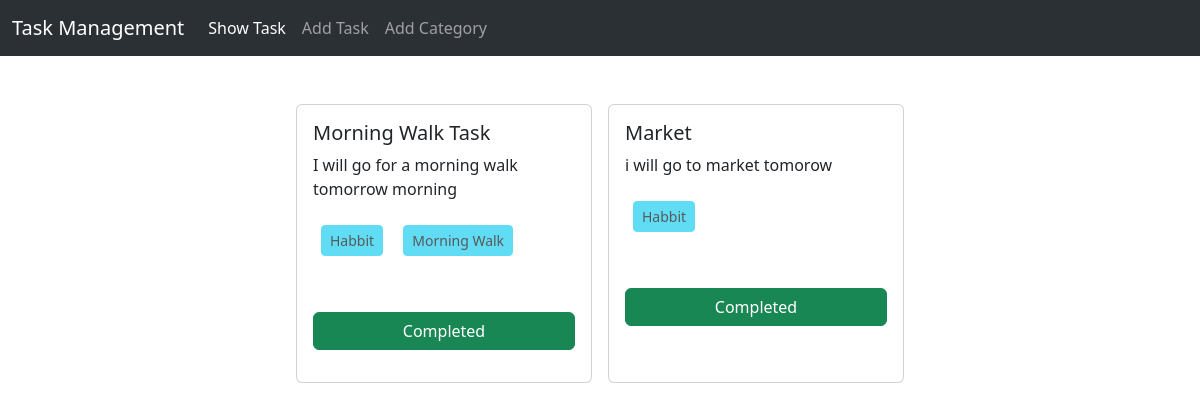
Before: / with the older database file.
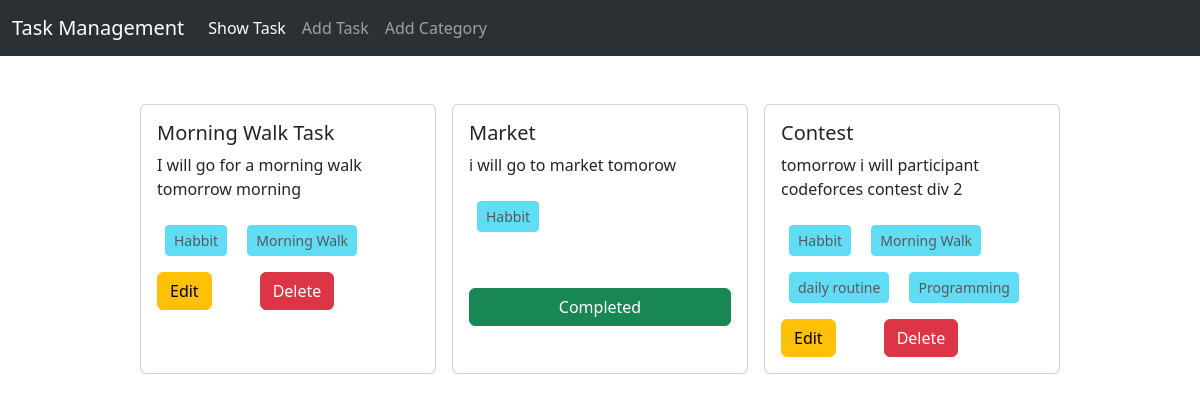
After: the same page with the newer database file.
### tasks/models.py (models this page shows, shortened)
class Task(models.Model):
    taskTitle = models.CharField(max_length=50)
    taskDescription = models.TextField()
    category = models.ManyToManyField(TaskCategory)
    is_completed = models.BooleanField(default=False)
    assignDate = models.DateTimeField(auto_now=True)

### taskcategories/models.py (models this page shows, shortened)
class TaskCategory(models.Model):
    categoryName = models.CharField(max_length=30)

### task_management_system/views.py (the view)
# urls.py: 2. Add a URL to urlpatterns:  path('', views.home, name='home')
def home(request):
    task =Task.objects.all()
    return render(request,'home.html',{'data':task})

### templates/home.html
{%extends "base.html" %}
{%block content%}
<div class="d-flex flex-wrap justify-content-center mt-5 gap-3  px-2">
{%for task in data%}
    <div class="card col-sm-3">
        <div class="card-body">
          <h5 class="card-title">{{task.taskTitle}}</h5>
          <p class="card-text">{{task.taskDescription}}</p>
          <div>
            {%for cat in task.category.all%}
            <button type="button" class="btn btn-sm btn-info text-black m-2" disabled>{{cat.categoryName}}</button>
            {%endfor%}
          </div>
          {%if task.is_completed%}
            <p class="btn btn-success d-flex justify-content-center mt-5">Completed</p>
          {% else %}
            <div class="d-flex justify-content-start gap-5 mt-2">
              <a href="{%url 'edit_task' task.id%}" class="btn btn-warning">Edit</a>
              <a href="{%url 'delete_task' task.id%}" class="btn btn-danger">Delete</a>
            </div>
          {%endif%}
        </div>
      </div>
      {%endfor%}
    </div>
{%endblock%}

### templates/base.html (shortened to what this page needs)
<!doctype html>
<html lang="en">
  <head>
    <link href="https://cdn.jsdelivr.net/npm/bootstrap@5.3.3/dist/css/bootstrap.min.css" rel="stylesheet">
  </head>
  <body>
    <nav class="navbar navbar-dark bg-dark navbar-expand-lg bg-body-tertiary" data-bs-theme="dark">
        <div class="container-fluid">
          <a class="navbar-brand" href="#">Task Management</a>
          <div class="collapse navbar-collapse" id="navbarSupportedContent">
            <ul class="navbar-nav me-auto mb-2 mb-lg-0">
                <li class="nav-item">
                    <a class="nav-link active" aria-current="page" href="{% url 'homepage' %}">Show Task</a>
                  </li>
                  <li class="nav-item">
                    <a class="nav-link" href="{% url 'add_task' %}">Add Task</a>
                  </li>
                  <li class="nav-item">
                    <a class="nav-link" href="{% url 'add_task_category' %}">Add Category</a>
                  </li>
            </ul>
          </div>
        </div>
      </nav>
    {%block content%}
    {% endblock %}
  </body>
</html>

Changed rows visible on the page:
changed Task "Morning Walk Task": is_completed "Completed" → "Edit Delete"
added Task: taskTitle "Contest", taskDescription "tomorrow i will participant codeforces contest div 2", is_completed "Edit", TaskCategory (categoryName "Habbit"), TaskCategory (categoryName "Morning Walk")
now on this page (row unchanged): TaskCategory: categoryName "daily routine", shown under "Contest"
added TaskCategory: categoryName "Programming", shown under "Contest"
